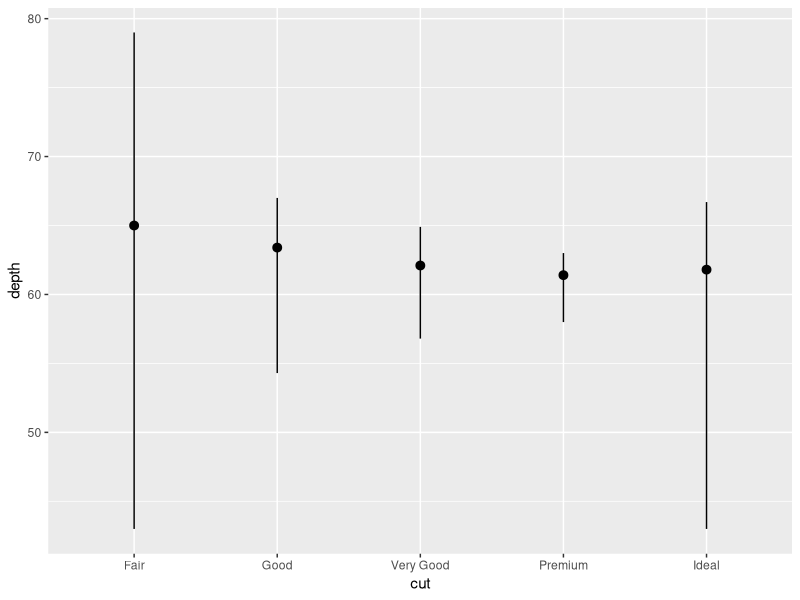

Write the R code that produced this figure.
library(tidyverse)

ggplot(data = diamonds) +
  stat_summary(
    mapping = aes(x = cut, y = depth),
    fun.ymin = min,
    fun.ymax = max,
    fun.y = median
  )